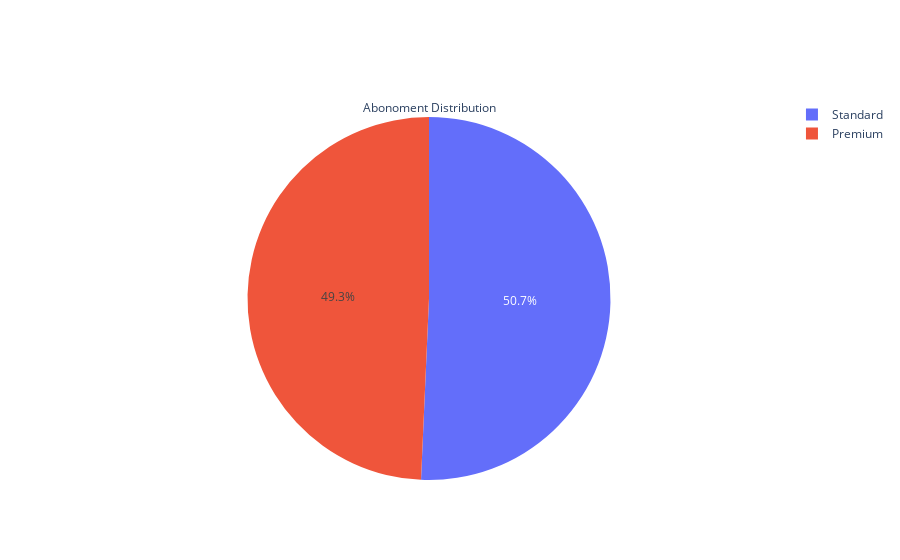

Write notebook code for a chart like this one.
### Markdown cell above
### Abonoment Distribution

### Code cell
fig=go.Figure()
fig.add_trace(go.Pie(
    labels=df['abonoment_type'].value_counts().index,
    values=df['abonoment_type'].value_counts().values,
    title='Abonoment Distribution'
))
iplot(fig)
fig.write_html("vis/abonoment_type.html")

### Figure 1 — Plotly figure (JSON) as saved in the notebook; plotly's stock layout.template omitted (floating-point values rounded to 4 significant figures)
{"data": [{"labels": ["Standard", "Premium"], "title": {"text": "Abonoment Distribution"}, "type": "pie", "values": [507, 493]}], "layout": {}}
